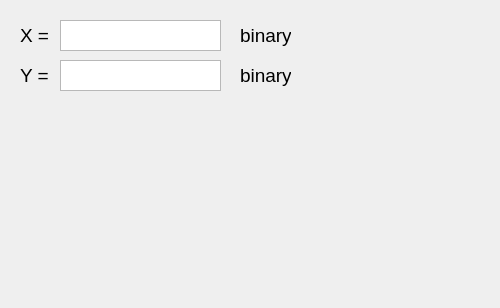
<?xml version="1.0" encoding="UTF-8"?>
<ui version="4.0">
 <class>main_win</class>
 <widget class="QWidget" name="main_win">
  <property name="geometry">
   <rect>
    <x>0</x>
    <y>0</y>
    <width>500</width>
    <height>308</height>
   </rect>
  </property>
  <property name="windowTitle">
   <string>Form</string>
  </property>
  <widget class="QTextEdit" name="input_field">
   <property name="geometry">
    <rect>
     <x>60</x>
     <y>20</y>
     <width>161</width>
     <height>31</height>
    </rect>
   </property>
  </widget>
  <widget class="QLabel" name="label">
   <property name="geometry">
    <rect>
     <x>20</x>
     <y>20</y>
     <width>31</width>
     <height>31</height>
    </rect>
   </property>
   <property name="font">
    <font>
     <pointsize>14</pointsize>
    </font>
   </property>
   <property name="text">
    <string>X =</string>
   </property>
  </widget>
  <widget class="QLabel" name="label_2">
   <property name="geometry">
    <rect>
     <x>20</x>
     <y>60</y>
     <width>31</width>
     <height>31</height>
    </rect>
   </property>
   <property name="font">
    <font>
     <pointsize>14</pointsize>
    </font>
   </property>
   <property name="text">
    <string>Y =</string>
   </property>
  </widget>
  <widget class="QTextEdit" name="input_field_2">
   <property name="geometry">
    <rect>
     <x>60</x>
     <y>60</y>
     <width>161</width>
     <height>31</height>
    </rect>
   </property>
  </widget>
  <widget class="QLabel" name="label_3">
   <property name="geometry">
    <rect>
     <x>240</x>
     <y>20</y>
     <width>51</width>
     <height>31</height>
    </rect>
   </property>
   <property name="font">
    <font>
     <pointsize>14</pointsize>
    </font>
   </property>
   <property name="text">
    <string>binary</string>
   </property>
  </widget>
  <widget class="QLabel" name="label_4">
   <property name="geometry">
    <rect>
     <x>240</x>
     <y>60</y>
     <width>51</width>
     <height>31</height>
    </rect>
   </property>
   <property name="font">
    <font>
     <pointsize>14</pointsize>
    </font>
   </property>
   <property name="text">
    <string>binary</string>
   </property>
  </widget>
 </widget>
 <resources/>
 <connections/>
</ui>
